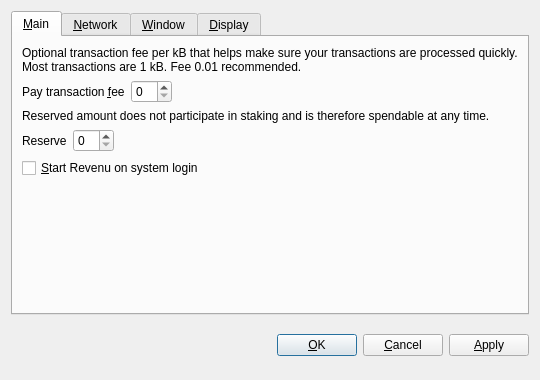
<?xml version="1.0" encoding="UTF-8"?>
<ui version="4.0">
 <class>OptionsDialog</class>
 <widget class="QDialog" name="OptionsDialog">
  <property name="geometry">
   <rect>
    <x>0</x>
    <y>0</y>
    <width>540</width>
    <height>380</height>
   </rect>
  </property>
  <property name="windowTitle">
   <string>Options</string>
  </property>
  <property name="modal">
   <bool>true</bool>
  </property>
  <layout class="QVBoxLayout" name="verticalLayout">
   <item>
    <widget class="QTabWidget" name="tabWidget">
     <property name="tabPosition">
      <enum>QTabWidget::North</enum>
     </property>
     <property name="currentIndex">
      <number>0</number>
     </property>
     <widget class="QWidget" name="tabMain">
      <attribute name="title">
       <string>&amp;Main</string>
      </attribute>
      <layout class="QVBoxLayout" name="verticalLayout_Main">
       <item>
        <widget class="QLabel" name="transactionFeeInfoLabel">
         <property name="text">
          <string>Optional transaction fee per kB that helps make sure your transactions are processed quickly. Most transactions are 1 kB. Fee 0.01 recommended.</string>
         </property>
         <property name="textFormat">
          <enum>Qt::PlainText</enum>
         </property>
         <property name="wordWrap">
          <bool>true</bool>
         </property>
        </widget>
       </item>
       <item>
        <layout class="QHBoxLayout" name="horizontalLayoutFee">
         <item>
          <widget class="QLabel" name="transactionFeeLabel">
           <property name="text">
            <string>Pay transaction &amp;fee</string>
           </property>
           <property name="textFormat">
            <enum>Qt::PlainText</enum>
           </property>
           <property name="buddy">
            <cstring>transactionFee</cstring>
           </property>
          </widget>
         </item>
         <item>
          <widget class="BitcoinAmountField" name="transactionFee"/>
         </item>
         <item>
          <spacer name="horizontalSpacerFee">
           <property name="orientation">
            <enum>Qt::Horizontal</enum>
           </property>
           <property name="sizeHint" stdset="0">
            <size>
             <width>40</width>
             <height>20</height>
            </size>
           </property>
          </spacer>
         </item>
        </layout>
       </item>
       <item>
        <widget class="QLabel" name="reserveBalanceInfoLabel">
         <property name="text">
          <string>Reserved amount does not participate in staking and is therefore spendable at any time.</string>
         </property>
         <property name="textFormat">
          <enum>Qt::PlainText</enum>
         </property>
         <property name="wordWrap">
          <bool>true</bool>
         </property>
        </widget>
       </item>
       <item>
        <layout class="QHBoxLayout" name="horizontalLayoutReserveBalance">
         <item>
          <widget class="QLabel" name="reserveBalanceLabel">
           <property name="text">
            <string>Reserve</string>
           </property>
           <property name="textFormat">
            <enum>Qt::PlainText</enum>
           </property>
           <property name="buddy">
            <cstring>reserveBalance</cstring>
           </property>
          </widget>
         </item>
         <item>
          <widget class="BitcoinAmountField" name="reserveBalance"/>
         </item>
         <item>
          <spacer name="horizontalSpacerReserveBalance">
           <property name="orientation">
            <enum>Qt::Horizontal</enum>
           </property>
           <property name="sizeHint" stdset="0">
            <size>
             <width>40</width>
             <height>20</height>
            </size>
           </property>
          </spacer>
         </item>
        </layout>
       </item>
       <item>
        <widget class="QCheckBox" name="bitcoinAtStartup">
         <property name="toolTip">
          <string>Automatically start Revenu after logging in to the system.</string>
         </property>
         <property name="text">
          <string>&amp;Start Revenu on system login</string>
         </property>
        </widget>
       </item>
       <item>
        <spacer name="verticalSpacer_Main">
         <property name="orientation">
          <enum>Qt::Vertical</enum>
         </property>
         <property name="sizeHint" stdset="0">
          <size>
           <width>20</width>
           <height>40</height>
          </size>
         </property>
        </spacer>
       </item>
      </layout>
     </widget>
     <widget class="QWidget" name="tabNetwork">
      <attribute name="title">
       <string>&amp;Network</string>
      </attribute>
      <layout class="QVBoxLayout" name="verticalLayout_Network">
       <item>
        <widget class="QCheckBox" name="mapPortUpnp">
         <property name="toolTip">
          <string>Automatically open the Revenu client port on the router. This only works when your router supports UPnP and it is enabled.</string>
         </property>
         <property name="text">
          <string>Map port using &amp;UPnP</string>
         </property>
        </widget>
       </item>
       <item>
        <widget class="QCheckBox" name="connectSocks">
         <property name="toolTip">
          <string>Connect to the Revenu network through a SOCKS proxy (e.g. when connecting through Tor).</string>
         </property>
         <property name="text">
          <string>&amp;Connect through SOCKS proxy:</string>
         </property>
        </widget>
       </item>
       <item>
        <layout class="QHBoxLayout" name="horizontalLayout_Network">
         <item>
          <widget class="QLabel" name="proxyIpLabel">
           <property name="text">
            <string>Proxy &amp;IP:</string>
           </property>
           <property name="textFormat">
            <enum>Qt::PlainText</enum>
           </property>
           <property name="buddy">
            <cstring>proxyIp</cstring>
           </property>
          </widget>
         </item>
         <item>
          <widget class="QValidatedLineEdit" name="proxyIp">
           <property name="maximumSize">
            <size>
             <width>140</width>
             <height>16777215</height>
            </size>
           </property>
           <property name="toolTip">
            <string>IP address of the proxy (e.g. 127.0.0.1)</string>
           </property>
          </widget>
         </item>
         <item>
          <widget class="QLabel" name="proxyPortLabel">
           <property name="text">
            <string>&amp;Port:</string>
           </property>
           <property name="textFormat">
            <enum>Qt::PlainText</enum>
           </property>
           <property name="buddy">
            <cstring>proxyPort</cstring>
           </property>
          </widget>
         </item>
         <item>
          <widget class="QLineEdit" name="proxyPort">
           <property name="maximumSize">
            <size>
             <width>55</width>
             <height>16777215</height>
            </size>
           </property>
           <property name="toolTip">
            <string>Port of the proxy (e.g. 9050)</string>
           </property>
          </widget>
         </item>
         <item>
          <widget class="QLabel" name="socksVersionLabel">
           <property name="text">
            <string>SOCKS &amp;Version:</string>
           </property>
           <property name="textFormat">
            <enum>Qt::PlainText</enum>
           </property>
           <property name="buddy">
            <cstring>socksVersion</cstring>
           </property>
          </widget>
         </item>
         <item>
          <widget class="QValueComboBox" name="socksVersion">
           <property name="toolTip">
            <string>SOCKS version of the proxy (e.g. 5)</string>
           </property>
          </widget>
         </item>
         <item>
          <spacer name="horizontalSpacer_Network">
           <property name="orientation">
            <enum>Qt::Horizontal</enum>
           </property>
           <property name="sizeHint" stdset="0">
            <size>
             <width>40</width>
             <height>20</height>
            </size>
           </property>
          </spacer>
         </item>
        </layout>
       </item>
       <item>
        <spacer name="verticalSpacer_Network">
         <property name="orientation">
          <enum>Qt::Vertical</enum>
         </property>
         <property name="sizeHint" stdset="0">
          <size>
           <width>20</width>
           <height>40</height>
          </size>
         </property>
        </spacer>
       </item>
      </layout>
     </widget>
     <widget class="QWidget" name="tabWindow">
      <attribute name="title">
       <string>&amp;Window</string>
      </attribute>
      <layout class="QVBoxLayout" name="verticalLayout_Window">
       <item>
        <widget class="QCheckBox" name="minimizeToTray">
         <property name="toolTip">
          <string>Show only a tray icon after minimizing the window.</string>
         </property>
         <property name="text">
          <string>&amp;Minimize to the tray instead of the taskbar</string>
         </property>
        </widget>
       </item>
       <item>
        <widget class="QCheckBox" name="minimizeOnClose">
         <property name="toolTip">
          <string>Minimize instead of exit the application when the window is closed. When this option is enabled, the application will be closed only after selecting Quit in the menu.</string>
         </property>
         <property name="text">
          <string>M&amp;inimize on close</string>
         </property>
        </widget>
       </item>
       <item>
        <spacer name="verticalSpacer_Window">
         <property name="orientation">
          <enum>Qt::Vertical</enum>
         </property>
         <property name="sizeHint" stdset="0">
          <size>
           <width>20</width>
           <height>40</height>
          </size>
         </property>
        </spacer>
       </item>
      </layout>
     </widget>
     <widget class="QWidget" name="tabDisplay">
      <attribute name="title">
       <string>&amp;Display</string>
      </attribute>
      <layout class="QVBoxLayout" name="verticalLayout_Display">
       <item>
        <layout class="QHBoxLayout" name="horizontalLayout_1_Display">
         <item>
          <widget class="QLabel" name="langLabel">
           <property name="text">
            <string>User Interface &amp;language:</string>
           </property>
           <property name="textFormat">
            <enum>Qt::PlainText</enum>
           </property>
           <property name="buddy">
            <cstring>lang</cstring>
           </property>
          </widget>
         </item>
         <item>
          <widget class="QValueComboBox" name="lang">
           <property name="toolTip">
            <string>The user interface language can be set here. This setting will take effect after restarting Revenu.</string>
           </property>
          </widget>
         </item>
        </layout>
       </item>
       <item>
        <layout class="QHBoxLayout" name="horizontalLayout_2_Display">
         <item>
          <widget class="QLabel" name="unitLabel">
           <property name="text">
            <string>&amp;Unit to show amounts in:</string>
           </property>
           <property name="textFormat">
            <enum>Qt::PlainText</enum>
           </property>
           <property name="buddy">
            <cstring>unit</cstring>
           </property>
          </widget>
         </item>
         <item>
          <widget class="QValueComboBox" name="unit">
           <property name="toolTip">
            <string>Choose the default subdivision unit to show in the interface and when sending coins.</string>
           </property>
          </widget>
         </item>
        </layout>
       </item>
       <item>
        <widget class="QCheckBox" name="displayAddresses">
         <property name="toolTip">
          <string>Whether to show Revenu addresses in the transaction list or not.</string>
         </property>
         <property name="text">
          <string>&amp;Display addresses in transaction list</string>
         </property>
        </widget>
       </item>
       <item>
        <widget class="QCheckBox" name="coinControlFeatures">
         <property name="toolTip">
          <string>Whether to show coin control features or not.</string>
         </property>
         <property name="text">
          <string>Display coin &amp;control features (experts only!)</string>
         </property>
        </widget>
       </item>
       <item>
        <spacer name="verticalSpacer_Display">
         <property name="orientation">
          <enum>Qt::Vertical</enum>
         </property>
         <property name="sizeHint" stdset="0">
          <size>
           <width>20</width>
           <height>40</height>
          </size>
         </property>
        </spacer>
       </item>
      </layout>
     </widget>
    </widget>
   </item>
   <item>
    <layout class="QHBoxLayout" name="horizontalLayout_Buttons">
     <item>
      <spacer name="horizontalSpacer_1">
       <property name="orientation">
        <enum>Qt::Horizontal</enum>
       </property>
       <property name="sizeHint" stdset="0">
        <size>
         <width>40</width>
         <height>48</height>
        </size>
       </property>
      </spacer>
     </item>
     <item>
      <widget class="QLabel" name="statusLabel">
       <property name="font">
        <font>
         <weight>75</weight>
         <bold>true</bold>
        </font>
       </property>
       <property name="text">
        <string/>
       </property>
       <property name="textFormat">
        <enum>Qt::PlainText</enum>
       </property>
       <property name="wordWrap">
        <bool>true</bool>
       </property>
      </widget>
     </item>
     <item>
      <spacer name="horizontalSpacer_2">
       <property name="orientation">
        <enum>Qt::Horizontal</enum>
       </property>
       <property name="sizeHint" stdset="0">
        <size>
         <width>40</width>
         <height>48</height>
        </size>
       </property>
      </spacer>
     </item>
     <item>
      <widget class="QPushButton" name="okButton">
       <property name="text">
        <string>&amp;OK</string>
       </property>
      </widget>
     </item>
     <item>
      <widget class="QPushButton" name="cancelButton">
       <property name="text">
        <string>&amp;Cancel</string>
       </property>
       <property name="autoDefault">
        <bool>false</bool>
       </property>
      </widget>
     </item>
     <item>
      <widget class="QPushButton" name="applyButton">
       <property name="text">
        <string>&amp;Apply</string>
       </property>
       <property name="autoDefault">
        <bool>false</bool>
       </property>
      </widget>
     </item>
    </layout>
   </item>
  </layout>
 </widget>
 <customwidgets>
  <customwidget>
   <class>BitcoinAmountField</class>
   <extends>QSpinBox</extends>
   <header>bitcoinamountfield.h</header>
  </customwidget>
  <customwidget>
   <class>QValueComboBox</class>
   <extends>QComboBox</extends>
   <header>qvaluecombobox.h</header>
  </customwidget>
  <customwidget>
   <class>QValidatedLineEdit</class>
   <extends>QLineEdit</extends>
   <header>qvalidatedlineedit.h</header>
  </customwidget>
 </customwidgets>
 <resources/>
 <connections/>
</ui>
